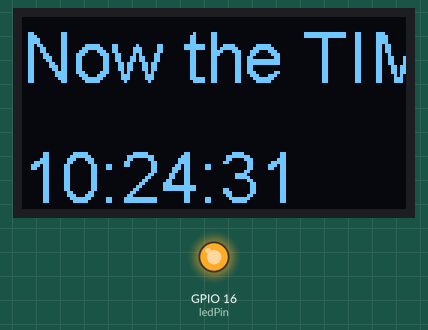
The program below on a simulated ESP32. On the bench: 128×64 one-colour display, output pins drawn as LEDs (lit = HIGH). WiFi joins after 1.5 s; servers stay silent unless stated; the local clock reads 2024-03-15 10:24:30 at power-on unless the program sets it; what the program prints to the serial monitor is not drawn.

Above: at 1.6 s.
At 21.6 s:
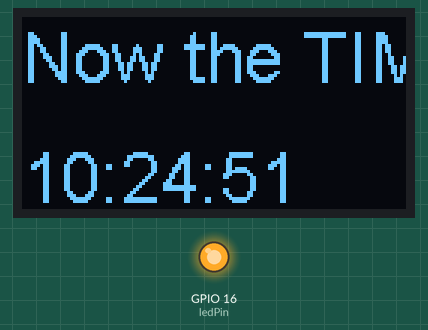
At 51.7 s:
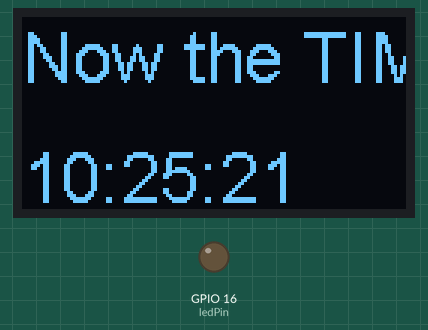
At 111.8 s:
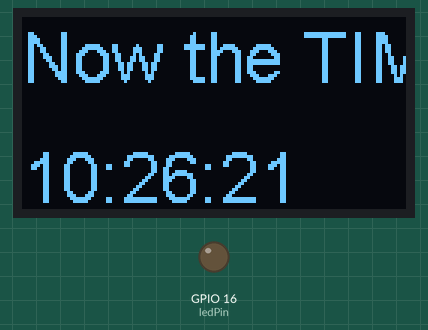
Timing chart, 0 to 123.2 s (numbered marks = the images above):
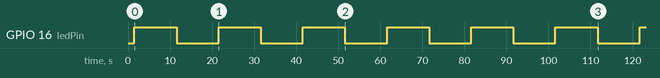

Measured:
- by itself, GPIO 16 (ledPin): alternates HIGH for 10.0 s and LOW for 10.0 s
- what the display in image 0 shows lasts 10.1 s, from 1.5 s to 11.6 s

The program:

main.cpp
```cpp
#include <Arduino.h>


//please select TTGO-LoRa32-OLED board
// from tutorial for TTGO esp32board with oled display
// https://electricnoodlebox.wordpress.com/tutorials/esp32-ttgo-dev-board-with-oled-display-tutorial/
//

// TTGO Test. This is a test script for a "TTGO" ESP32 Dev Board
// including an LCD module and a 18650 battery pack.
//
// There is an integrated LED on digital pin 16 - woohoo!!
//
// The built in OLED is a 128*64 mono pixel display
// i2c address = 0x3c
// SDA = 5
// SCL = 4
//
// I use the ThingPulse ESP8266 OLED library, found here:
// https://github.com/ThingPulse/esp8266-oled-SSD1306
//
// Please see the library for more detail on OLED commands
//
// Aidan Taylor
// March 2018
// Electric Noodle Box
#include <WiFiManager.h> // WiFiManagerライブラリのインクルード
#include "SSD1306Wire.h" // Include the correct library for ESP32
#include <Wire.h>
#include <time.h>

uint8_t ledPin = 16; // Onboard LED reference
SSD1306Wire display(0x3c, 5, 4); // Create an instance for the OLED. Addr, SDA, SCL
bool ledState = false; // LEDの状態を保持するフラッグ

void setup() {
  pinMode(ledPin, OUTPUT); // Set the LED pin as an output

  Serial.begin(115200); // Start serial communication at 115200 baud
  Serial.println();
  Serial.println("Started Serial Communication");
  Serial.println("This Program is located at /Users/haya/Library/CloudStorage/Dropbox/reserve/DevDoc/Arduino/ESP32/TTGO/ttgoESP32oled/");
  Serial.println("This Program is located at /Users/haya/Documents/PlatformIO/Projects/ttgoESP32oled");
  display.init();                    // Initialize the OLED display
  display.flipScreenVertically();    // Flip the screen vertically
  display.setFont(ArialMT_Plain_24); // Set the font to ArialMT_Plain_24

  // WiFiManagerの初期化
//WiFiManager, Local intialization. Once its business is done, there is no need to keep it around
    WiFiManager wifiManager;

    // reset settings - wipe stored credentials for testing
    // these are stored by the esp library
    // wm.resetSettings();

    // Automatically connect using saved credentials,
    // if connection fails, it starts an access point with the specified name ( "AutoConnectAP"),
    // if empty will auto generate SSID, if password is blank it will be anonymous AP (wm.autoConnect())
    // then goes into a blocking loop awaiting configuration and will return success result

    bool res;
    // res = wm.autoConnect(); // auto generated AP name from chipid
    // res = wm.autoConnect("AutoConnectAP"); // anonymous ap
    res = wifiManager.autoConnect("AutoConnectAP","password"); // password protected ap

    if(!res) {
        Serial.println("Failed to connect");
        // ESP.restart();
    }
    else {
        //if you get here you have connected to the WiFi
        Serial.println("connected...yeey :)");
    }
// Wi-Fi接続後にNTPサーバーから時刻を取得

configTime(0, 0, "pool.ntp.org"); // Configure NTP server

// Wait for successful connection to NTP server
while (time(nullptr) < 100000) {
  delay(1000);
}
// Set time zone to Japan Standard Time (JST)
setenv("TZ", "JST-9", 1);
tzset();
  while (!time(nullptr)) {
    Serial.print(".");
    delay(1000);
  }
  Serial.println("");
}

void loop() {

  // Loopを繰り返す毎にLEDの状態を切り替える
  ledState = !ledState;
  digitalWrite(ledPin, ledState ? HIGH : LOW);


  time_t now = time(nullptr); // Get the current time
  struct tm* timeinfo = localtime(&now); // Convert to local time

  char buffer[16];
  strftime(buffer, sizeof(buffer), "%H:%M:%S", timeinfo); // Format time as HH:MM:SS

  display.clear(); // Clear the display
  display.drawString(0, 0, "Now the TIME"); // Draw the time string
  display.drawString(0, 40, buffer); // Draw the time string
  display.display(); // Display the updated content
  Serial.println("Now is the time:" + String(buffer)); // Print the time to the serial monitor
  delay(10000); // Wait for 10 second
}
```
